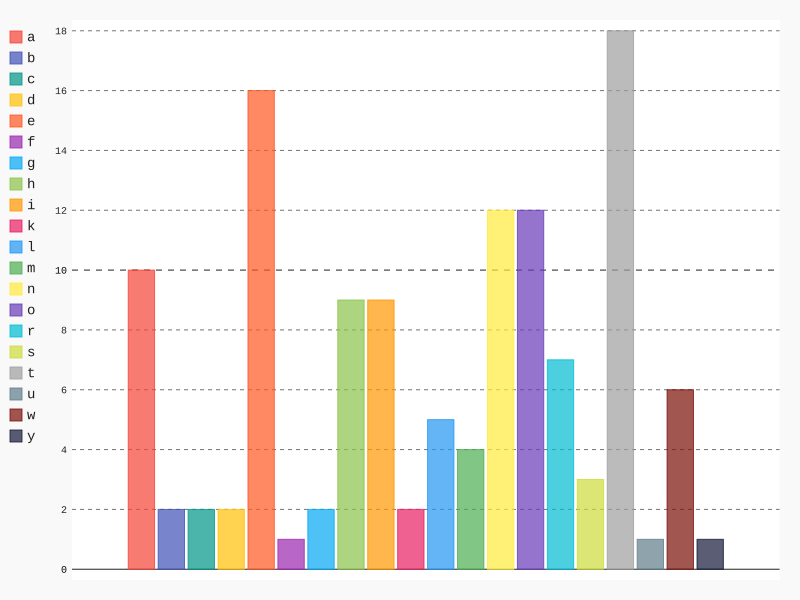

This figure's Python source:
import os
import pygal
from collections import defaultdict

path = "./helloworld.txt"
fileObj = open(path)
contents = fileObj.read()
fileObj.close()

barchart = pygal.Bar()
alphaDict = defaultdict(int)

for char in contents:
    if char.isalpha():
        alphaDict[char.lower()] += 1

for k, v in sorted(alphaDict.items()):
    barchart.add(k, v)
    # print(str(k) + ": " + str(v))

barchart.render_to_file("plotting.svg")
